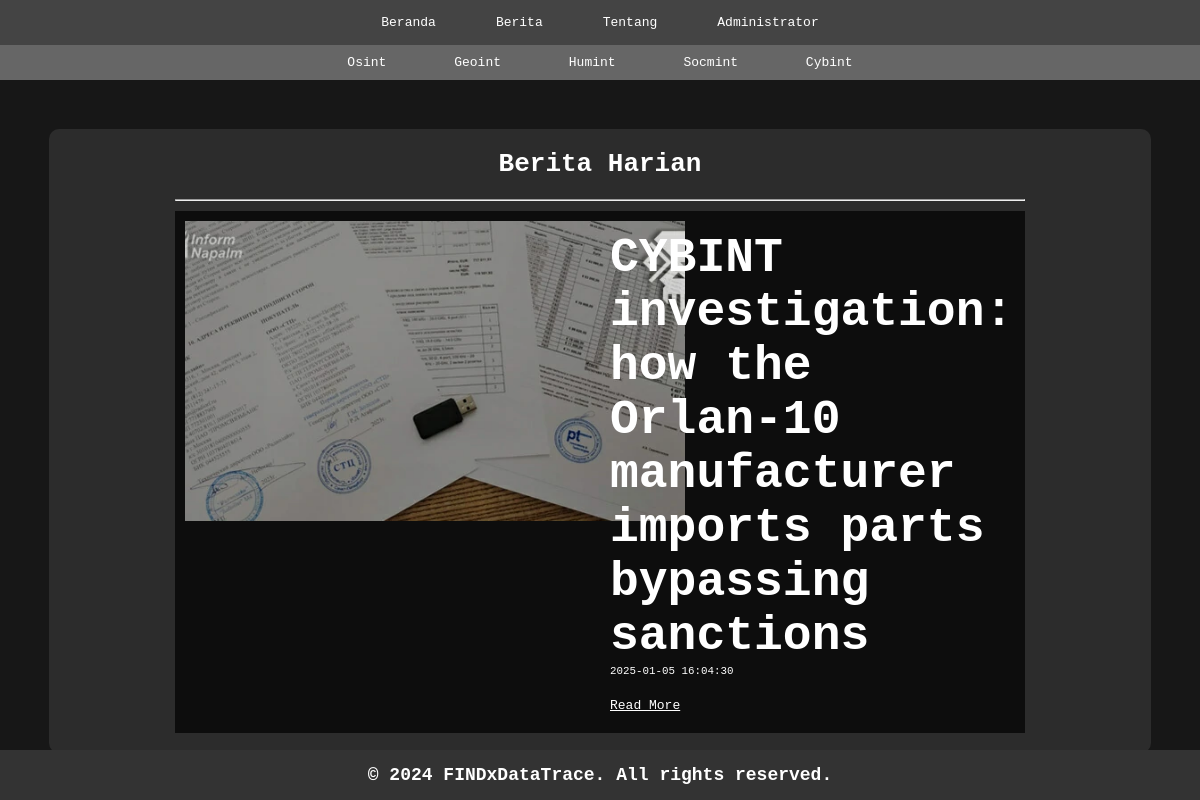
Page /pages/public/news/cybint.php on the committed database.
### tables this page shows
CREATE TABLE `news` (
  `id` int(11) NOT NULL,
  `title` text NOT NULL,
  `category` varchar(255) NOT NULL,
  `img` text NOT NULL,
  `link` text NOT NULL,
  `created_at` datetime NOT NULL
);

### pages/public/news/cybint.php (the view, shortened to what this page needs)
<?php
include_once('../../../database/connection.php');
$cybint = mysqli_query($conn, "SELECT * FROM news WHERE category = 'Cybint'");
?>
<!DOCTYPE html>
<html lang="en">
<head>
    <link rel="stylesheet" href="../../../css/style.css">
</head>
<body>
    <div id="container-custom">
        <nav style="padding-bottom: 5px; padding-top: 5px;">
            <div class="nav-wrapper">
                <a href="../../../index.php">Beranda</a>
                <a href="../../public/news.php">Berita</a>
                <a href="../about.php">Tentang</a>
                <a href="../../admin/login.php">Administrator</a>
            </div>
        </nav>
        <nav class="nav-wrapper-berita">
            <div>
                <a href="osint.php">Osint</a>
                <a href="geoint.php">Geoint</a>
                <a href="humint.php">Humint</a>
                <a href="socmint.php">Socmint</a>
                <a href="#">Cybint</a>
            </div>
        </nav>
        <div class="wrapper">
            <div class="content-home">
                <div id="welcome-section">
                    <h1 style="margin-bottom: 20px; text-align: center;">Berita Harian</h1>
                    <hr style="width: 80%; margin: auto;">
                    <?php while ($row = mysqli_fetch_assoc($cybint)) : ?>
                        <div class="news-section">
                            <div class="news-image">
                                <img class="news-img" src="../../admin/news/uploads/<?php echo $row['img'] ?>" alt="Image" style="width: 500px; height: 300px; object-fit: cover;">
                            </div>
                            <div class="news-text">
                                <h1 style="font-size: 48px;"><?php echo $row['title'] ?></h1>
                                <small style="margin-top: 20px;"><?php echo $row['created_at'] ?></small>
                                <a href="<?php echo $row['link'] ?>" style="margin-top: 20px; color: white; display: block;">Read More</a>
                            </div>
                        </div>
                    <?php endwhile ?>
                </div>
            </div>
        </div>
    </div>
    <footer>
        <p style="font-size: 18px; font-weight: bold;">&copy; 2024 FINDxDataTrace. All rights reserved.</p>
    </footer>
</body>
</html>

### css/style.css (style rules this page uses)
* { margin: 0; padding: 0; box-sizing: border-box; font-family: monospace; }
body { background: linear-gradient(rgba(0, 0, 0, 0.7), rgba(0, 0, 0, 0.7)); }
#container-custom { width: 100%; overflow: hidden; background-image: linear-gradient(rgba(0, 0, 0, 0.7), rgba(0, 0, 0, 0.7)); position: relative; min-height: 100vh; }
nav { background-color: #444; padding: 20px 0; }
nav .nav-wrapper { display: flex; justify-content: center; align-items: center; }
.nav-wrapper-berita { background-color: #666; display: flex; justify-content: center; align-items: center; padding: 10px 0; }
nav a { padding: 10px 20px; color: #fff; text-decoration: none; margin: 0 10px; transition: 0.5s; }
.wrapper { margin: 0; padding: 0; }
.content-home { width: 100%; display: flex; justify-content: center; height: fit-content; padding: 20px; }
#welcome-section { width: 100%; background-color: rgba(53, 53, 53, 0.7); color: white; padding: 20px; border-radius: 10px; margin: 2.5%; display: block; }
footer { text-align: center; padding: 15px; background-color: #333; color: #fff; font-size: 0.9em; position: fixed; bottom: 0; width: 100%; }
.news-section { width: 80%; background-color: rgba(0, 0, 0, 0.7); margin: auto; padding: 10px; display: flex; margin-top: 10px; }
.news-image { width: 50%; }
.news-text { width: 50%; padding: 10px; color: white; }
.news-img { width: 500px; }

### rows in the picture
news: img (picture), title "CYBINT investigation: how the Orlan-10 manufacturer imports parts bypassing sanctions", created_at "2025-01-05 16:04:30"
